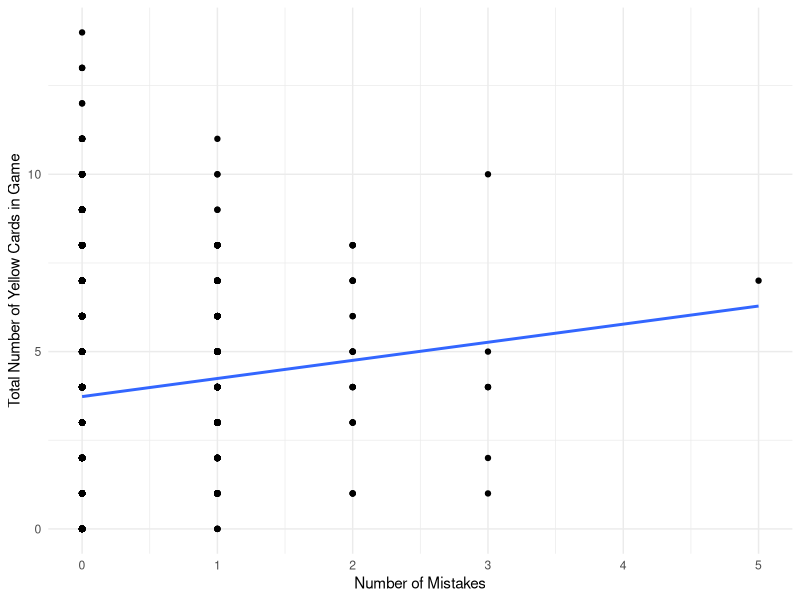
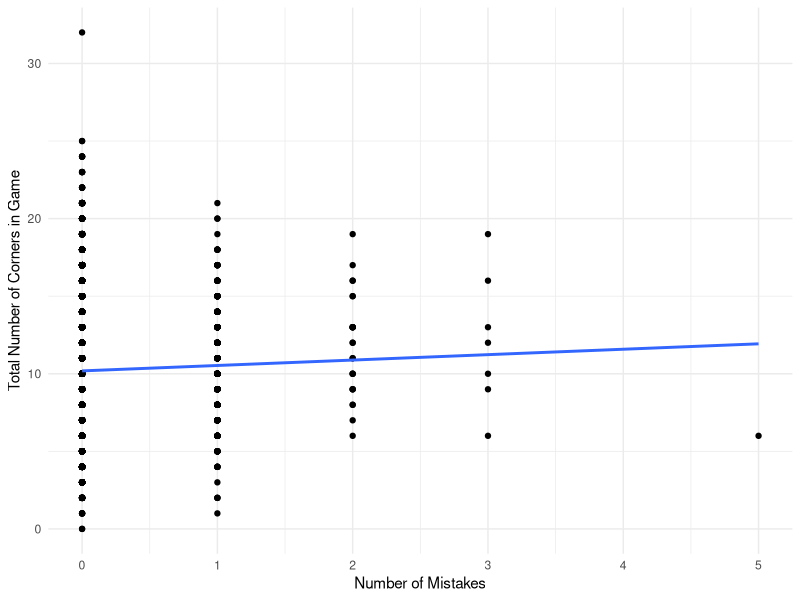

Reproduce these figures in R, in order.
setwd("~/Library/CloudStorage/OneDrive-UniversityofStrathclyde/Fifth Year/MS984/Genius Sports Project")

# Read in data

library(tidyverse)

fulldata <- read.csv("fulldata.csv")

# Create liner regression model

model1 <- lm(ModerateMistakes ~ Total_Yellow_Cards + Total_Corners, data = fulldata)
summary(model1)

# Plot number of yellows vs mistakes

ggplot(fulldata, aes(x = ModerateMistakes, y = Total_Yellow_Cards)) +
  geom_point() +
  geom_smooth(method = "lm", se=F) +
  theme_minimal() +
  labs(x = "Number of Mistakes",
       y = "Total Number of Yellow Cards in Game")

# Plot number of corners vs mistakes

ggplot(fulldata, aes(x = ModerateMistakes, y = Total_Corners)) +
  geom_point() +
  geom_smooth(method = "lm", se=F) +
  theme_minimal() +
  labs(x = "Number of Mistakes",
       y = "Total Number of Corners in Game")

# Correlation analysis

cor.test(fulldata$Total_Yellow_Cards, fulldata$ModerateMistakes)
cor.test(fulldata$Total_Corners, fulldata$ModerateMistakes)

# Hypothesis testing

with_mistakes <- fulldata %>% filter(ModerateMistakes > 0)
without_mistakes <- fulldata %>% filter(ModerateMistakes == 0)

t.test(with_mistakes$Total_Yellow_Cards, without_mistakes$Total_Yellow_Cards)
t.test(with_mistakes$Total_Corners, without_mistakes$Total_Corners)



